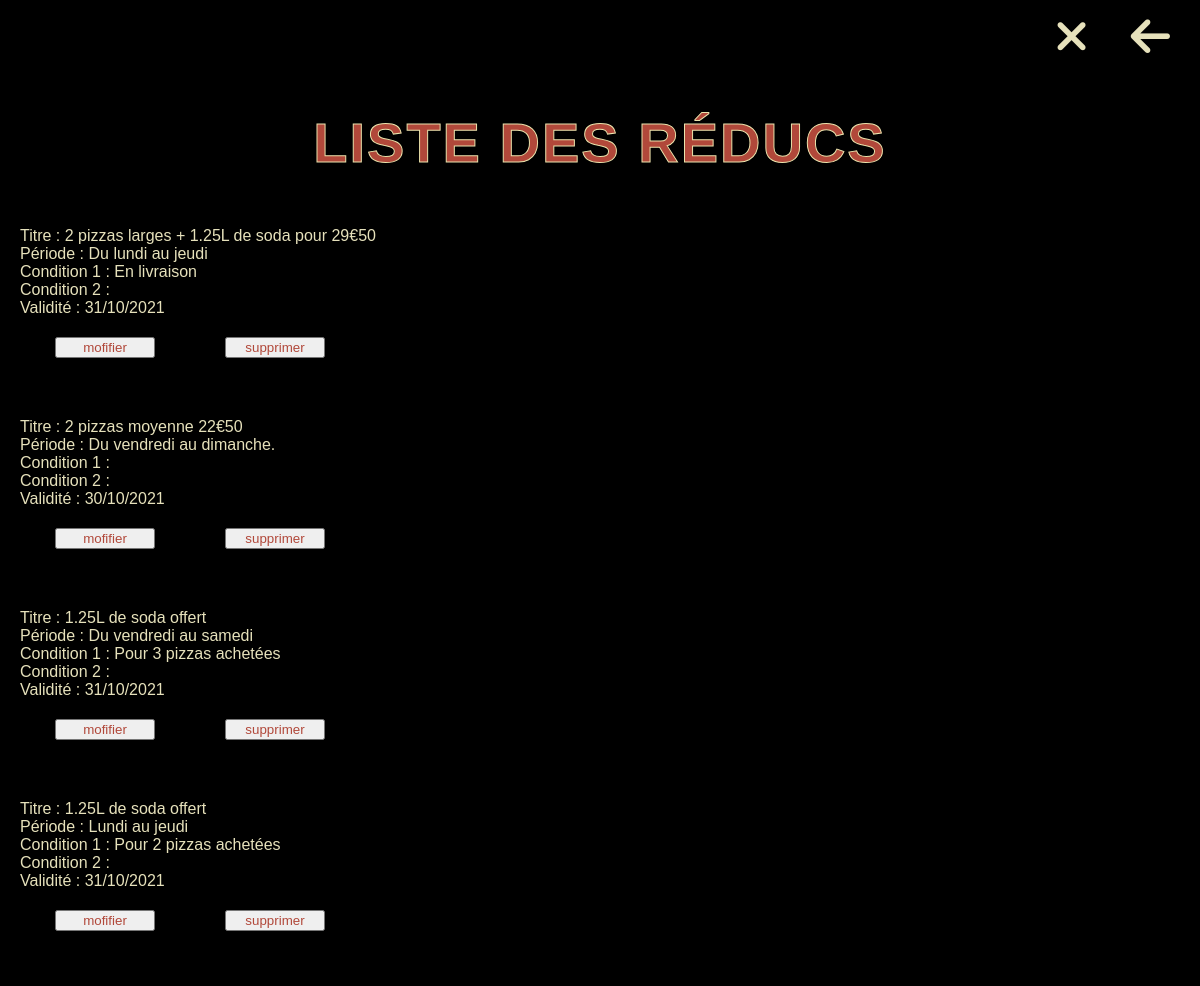
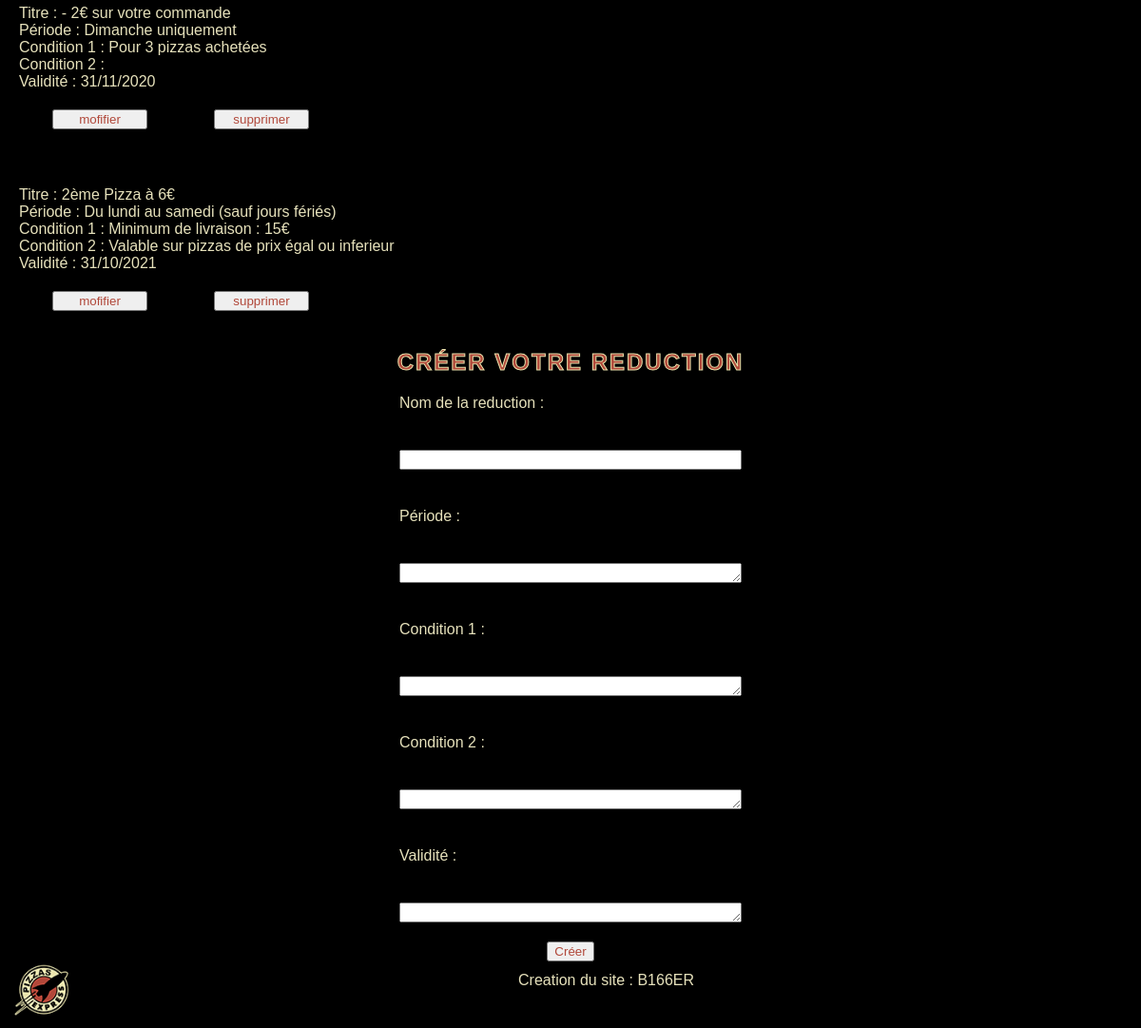
The page /indexAdmin.php?action=listReducs (signed in) on the database its author committed (2 pictures, top to bottom).
### tables this page shows
CREATE TABLE `reduc` (
  `id` int(10) UNSIGNED NOT NULL,
  `title` varchar(256) NOT NULL,
  `periode` varchar(256) NOT NULL,
  `condition1` varchar(256) NOT NULL,
  `condition2` varchar(256) NOT NULL,
  `validite` varchar(256) NOT NULL
);

### app/Controllers/back/BackController.php (called while the page is built, shortened)
<?php
class BackController
{
    public function listReducs()
    {
        $reducs = new \Project\Models\ReducManager();
        $allReducs = $reducs->allReducs();
        require 'app/Views/back/listReducs.php';
    }
}

### app/Models/ReducManager.php (called while the page is built, shortened)
<?php
class ReducManager extends Manager{
    public function allReducs()
    {
        $bdd = $this->dbConnect();
        $req = $bdd->query("SELECT * FROM reduc ORDER BY id DESC");
        return $req;
    }
}

### app/Views/back/listReducs.php (the view, shortened to what this page needs)
<h1> Liste des Réducs</h1>
<section>
    <?php foreach($allReducs as $reducs){ ?>
    <div class="card_articles">
        <div class="article_title">Titre : <?= $reducs["title"] ?></div>
        <div class="article_content">Période : <?= $reducs["periode"] ?></div>
        <div class="article_content">Condition 1 : <?= $reducs["condition1"] ?></div>
        <div class="article_content">Condition 2 : <?= $reducs["condition2"] ?></div>
        <div class="article_content">Validité : <?= $reducs["validite"] ?></div>
        <div class=btn_a>
            <form action="indexAdmin.php?action=selectReduc&id=<?= $reducs['id'] ?>" method="post">
                <input type="submit" value="mofifier">
            </form>
            <form action="indexAdmin.php?action=deleteReduc&id=<?= $reducs['id'] ?>"method="post">
                <input type="submit" value="supprimer">
            </form>
        </div>
    </div>
    <?php   } ?>
</section>
<div>
    <h2>Créer votre reduction</h2>
    <form action="indexAdmin.php?action=addReduc" method="POST">
        <label for="title">Nom de la reduction :</label>
        <input type="text" id="title" name="title">
        <label for="periode">Période : </label>
        <textarea name="periode" id="periode" cols="30" rows="1"></textarea>
        <label for="condition1">Condition 1 :</label>
        <textarea name="condition1" id="condition1" cols="30" rows="1"></textarea>
        <label for="condition2">Condition 2 :</label>
        <textarea name="condition2" id="condition2" cols="30" rows="1"></textarea>
        <label for="validite">Validité :</label>
        <textarea name="validite" id="validite" cols="30" rows="1"></textarea>
        <div>
            <button type="submit" data-dismiss="modal">Créer</button>
        </div>
    </form>
</div>
<?php require 'templates/template.php'?>

### app/Public/back/css/style.css (style rules this page uses)
* { margin: 0; font-family: 'Arial Black', arial; box-sizing: border-box; color: rgb(230, 225, 187); }
h1, h2, h3 { width: 100%; text-align: center; text-transform: uppercase; color: rgb(177, 72, 58); -webkit-text-stroke: 1px rgb(235, 228, 173); letter-spacing: 2px; }
h1 { padding: 70px 0 32px 0; font-size: 3.5em; }
.btn_a { width: 340px; display:flex; }
.btn_a input { width:100px; }
section { width:100%; display:flex; flex-direction: column; }
.card_articles { width: auto; min-width: 350px; padding: 20px 20px; }
button, input, textarea { color: rgb(177, 72, 58); }
form { width: 100%; display: flex; flex-direction: column; }
form label, form input, form textarea { width: 360px; margin: 20px auto; }
form div { text-align: center; }

### rows shown on the page
reduc: title "2 pizzas larges + 1.25L de soda pour 29€50", periode "Du lundi au jeudi", condition1 "En livraison", validite "31/10/2021"
reduc: title "2 pizzas moyenne 22€50", periode "Du vendredi au dimanche.", validite "30/10/2021"
reduc: title "1.25L de soda offert", periode "Du vendredi au samedi", condition1 "Pour 3 pizzas achetées", validite "31/10/2021"
reduc: title "1.25L de soda offert", periode "Lundi au jeudi", condition1 "Pour 2 pizzas achetées", validite "31/10/2021"
reduc: title "- 2€ sur votre commande", periode "Dimanche uniquement", condition1 "Pour 3 pizzas achetées", validite "31/11/2020"
reduc: title "2ème Pizza à 6€", periode "Du lundi au samedi (sauf jours fériés)", condition1 "Minimum de livraison : 15€", condition2 "Valable sur pizzas de prix égal ou inferieur", validite "31/10/2021"
